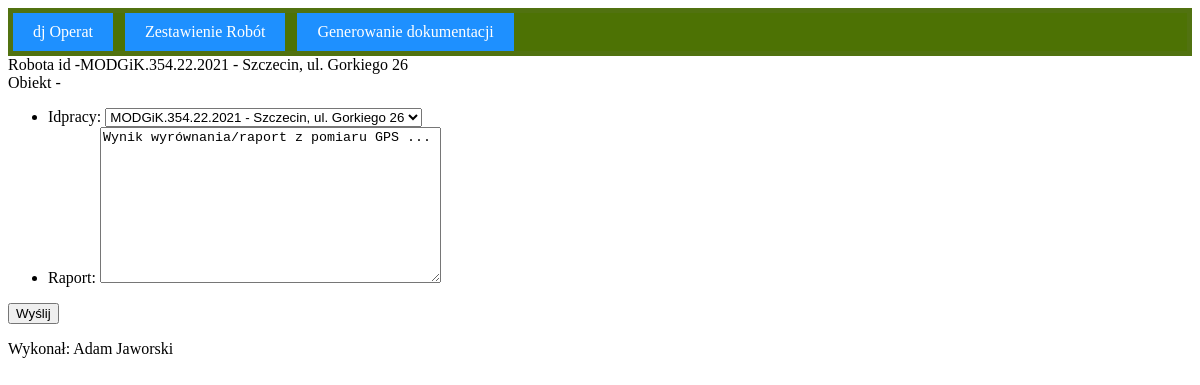
Screenshot of /2/edycjadaneobs with the database file from the repository.
### operat/models.py (models this page shows, shortened)
class Robota(models.Model):
    idpracy=models.CharField(max_length=25, null=True, default='XX.6640.XXXX.RRRR')
    wojew=models.CharField(max_length=50, null=True, default='zachodniopomorskie')
    powiat=models.CharField(max_length=50, null=True)
    jew=models.CharField(max_length=50, null=True)
    obr=models.CharField(max_length=50, null=True)
    obiekt=models.CharField(max_length=100, null=True)
    dzialki=models.CharField(max_length=50, null=True)
    data_aktu=models.CharField(max_length=10, null=True, default='RRRR-MM-DD')
    data_mat=models.CharField(max_length=10, null=True, default='RRRR-MM-DD')
    zmianaBDOT=models.BooleanField(default=False, null=True)
    zmianaGESUT=models.BooleanField(default=False, null=True)
    zmianaEGIB=models.BooleanField(default=False, null=True)
    data_operat=models.CharField(max_length=10, null=True)
    obszar=models.CharField(max_length=50, null=True)
    status=models.CharField(max_length=10, null=True, default='w trakcie')
    def __str__(self):
        return f'{self.idpracy} - {self.obiekt}'

class Sprawozdanie(models.Model):
    idpracy=models.OneToOneField(Robota, on_delete=models.CASCADE, null=True)
    zakresMat=models.TextField(default='Po analizie materiałów pozyskanych z PZGiK do...')
    techMet1=models.TextField(default='Wykonano porównanie... ')
    techMet2=models.TextField(default='Założono osnowę pomiarową ...')
    techMet3=models.TextField(default='Wykonano pomiar kontrolny ...')
    techMet4=models.TextField(default='Wykonano pomiar systuacyjny metodą ...')
    techMet5=models.TextField(default='Wyniki uzyskano w układzie ...')
    zudpozwolenie=models.TextField(default='ZUD i pozwolenie na budowe ..')
    granice=models.TextField(default='Granice spełniają/nie spełniają ...')
    dokZamawiajacy=models.TextField(default='Dla zamawiającego przygotowano...')
    zasilenie=models.TextField(default='Przekazno pliki w formacie ...')
    egibzmiany=models.TextField(default='Kierownik prac stwierdził/nie stwierdził ...')

class DaneObsOsnPom(models.Model):
    idpracy=models.OneToOneField(Robota, on_delete=models.CASCADE, null=True)
    raport=models.TextField(default='Wynik wyrównania/raport z pomiaru GPS ...')

### operat/views.py (the view)
# urls.py: path('<idpracy>/edycjadaneobs',views.edycjaDaneObs, name='edycjadaneobs'),
def edycjaDaneObs(request, idpracy):
    listaRobot = Robota.objects.order_by('data_operat')[:10]
    robota = get_object_or_404(Robota, pk=idpracy)
    try:
        daneobs = robota.daneobsosnpom
    except:
        daneobs = DaneObsOsnPom()
    if request.method == 'POST':
        daneobsForm = DaneObsOsnPomForm(request.POST, instance=daneobs)
        if daneobsForm.is_valid():
            daneobsForm.save()
            messages.success(
                request, 'Dane dotyczące Dane obserwacyjne osnowy zostały zaktualizowane')
            return render(request, 'operat/zestawienie.html', {
                "listaRobot": listaRobot
            })
    else:
        daneobsForm = DaneObsOsnPomForm(instance=daneobs)
    return render(request, 'operat/edycjaspr.html', {
        "Robota": robota,
        "form": daneobsForm,
    })

### operat/forms.py
class DaneObsOsnPomForm(forms.ModelForm):
    class Meta:
        model=DaneObsOsnPom
        fields=['idpracy', 'raport']

### operat/templates/operat/edycjaspr.html (shortened to what this page needs)
{% extends "base_layout.html" %}
{% block content %}
Robota id -{{ Robota.sprawozdanie.idpracy }} <BR>
Obiekt -{{ Robota.sprawozdanie.obszar }} <Br>
<section id="edycjaspr">
        <form action="" method="post" enctype="multipart/form-data">
            <ul>
                {{ form.as_ul }}
            </ul>
            <button type="submit">Wyślij</button>
        </form>
    </section>
{% endblock %}

### rows the page displays
Robota: sprawozdanie.idpracy "MODGiK.354.22.2021 - Szczecin, ul. Gorkiego 26", idpracy "MODGiK.354.22.2021 - Szczecin, ul. Gorkiego 26"
DaneObsOsnPom: raport "Wynik wyrównania/raport z pomiaru GPS ..."
